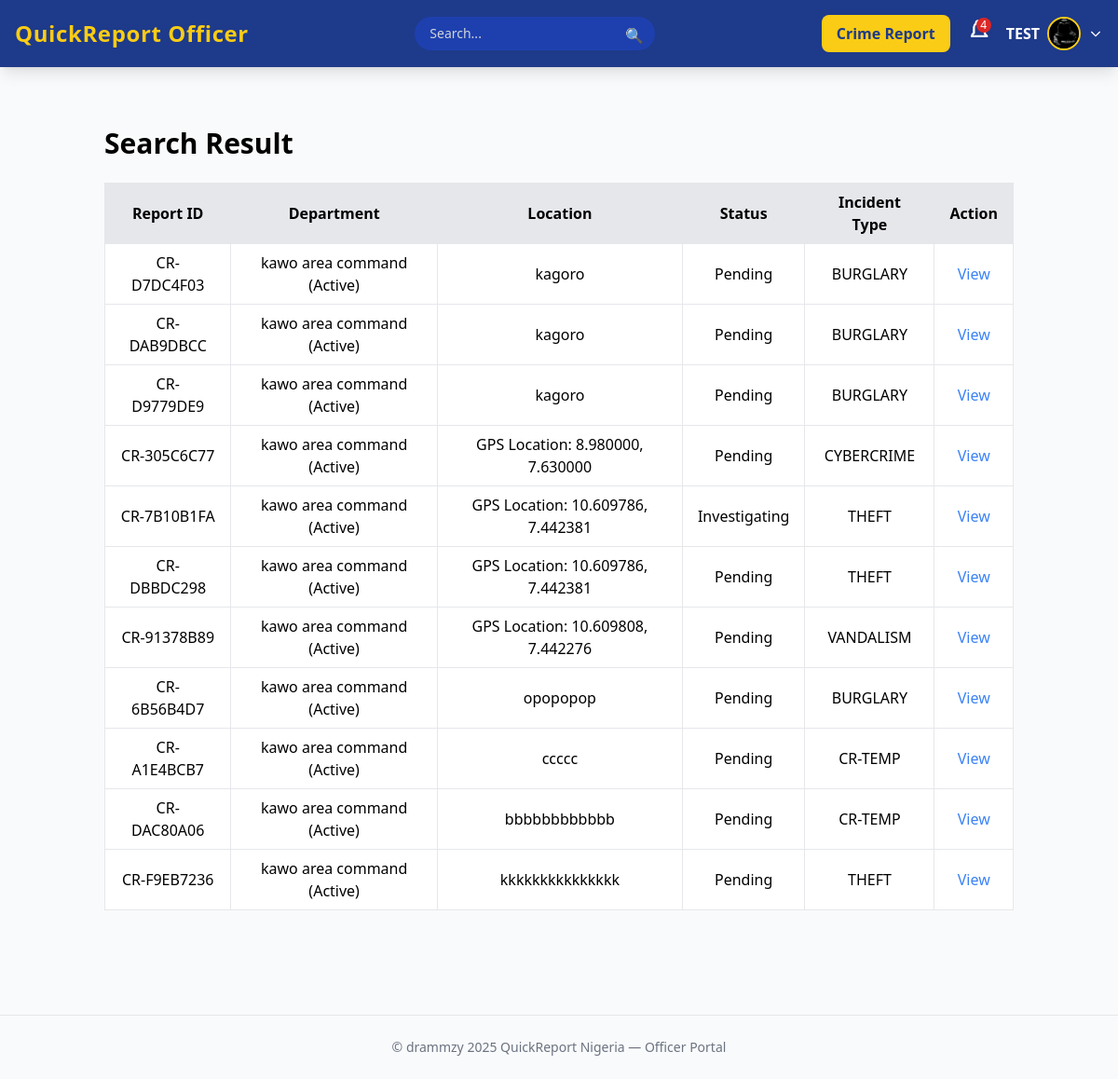
Page /search-report (signed in) on the committed database.
### crime_app/models.py (models this page shows, shortened)
class User(AbstractUser):
    ROLE_CHOICES = (
        ('admin', 'Super Admin'),
        ('officer', 'Officer'),
        ('citizen', 'Citizen'),
    )
    role = models.CharField(max_length=20, choices=ROLE_CHOICES, default='citizen')
    phone = models.CharField(max_length=20, blank=True, null=True)
    address = models.TextField(blank=True, null=True)
    is_active = models.BooleanField(default=True)

class Officer(models.Model):
    RANK_CHOICES = [
        ('ASP', 'Assistant Superintendent of Police'),
        ('DSP', 'Deputy Superintendent of Police'),
        ('SP', 'Superintendent of Police'),
        ('CSP', 'Chief Superintendent of Police'),
        ('ACP', 'Assistant Commissioner of Police'),
        ('DCP', 'Deputy Commissioner of Police'),
        ('CP', 'Commissioner of Police'),
    ]
    user = models.OneToOneField(User, on_delete=models.CASCADE)
    rank = models.CharField(max_length=50, choices=RANK_CHOICES)
    badge_number = models.CharField(max_length=30, unique=True)
    department = models.ForeignKey('Department', on_delete=models.SET_NULL, null=True, blank=True, related_name='officers')
    profile_picture = models.ImageField(upload_to='officers/', blank=True, null=True)
    on_duty = models.BooleanField(default=True)

class CrimeReport(models.Model):
    STATUS_CHOICES = (
        ('Pending', 'Pending'),
        ('Investigating', 'Investigating'),
        ('Resolved', 'Resolved'),
        ('Dismissed', 'Dismissed')
    )
    PRIORITY_CHOICES = (
        ('Low', 'Low'),
        ('Medium', 'Medium'),
        ('High', 'High'),
        ('Emergency', 'Emergency')
    )
    INCIDENT_TYPES = [
        ('CR-TEMP', 'CR-TEMP'),
        ('ASSAULT', 'Assault'),
        ('BURGLARY', 'Burglary'),
        ('THEFT', 'Theft'),
        ('ROBBERY', 'Robbery'),
        ('VANDALISM', 'Vandalism'),
        ('FRAUD', 'Fraud'),
        ('CYBERCRIME', 'Cyber Crime'),
        ('DRUG_OFFENSE', 'Drug Offense'),
        ('TRAFFIC_ACCIDENT', 'Traffic Accident'),
        ('DOMESTIC_VIOLENCE', 'Domestic Violence'),
        ('HARASSMENT', 'Harassment'),
        ('OTHER', 'Other'),
    ]
    report_id = models.CharField(max_length=12, unique=True, editable=False)
    reporter = models.ForeignKey(User, on_delete=models.SET_NULL, null=True, blank=True, related_name='reports')
    department = models.ForeignKey(Department, on_delete=models.SET_NULL, null=True, blank=True)
    title = models.CharField(max_length=200)
    description = models.TextField()
    location = models.CharField(max_length=255)
    latitude = models.FloatField(null=True, blank=True)
    longitude = models.FloatField(null=True, blank=True)
    incident_type = models.CharField(max_length=50, choices=INCIDENT_TYPES)
    priority = models.CharField(max_length=20, choices=PRIORITY_CHOICES, default='Medium')
    evidence_image = models.ImageField(upload_to='evidence/images/%Y/%m/%d/', null=True, blank=True)
    evidence_video = models.FileField(upload_to='evidence/videos/%Y/%m/%d/', null=True, blank=True)
    evidence_audio = models.FileField(upload_to='evidence/audio/%Y/%m/%d/', null=True, blank=True)
    date_reported = models.DateTimeField(auto_now_add=True)
    date_updated = models.DateTimeField(auto_now=True)
    status = models.CharField(max_length=20, choices=STATUS_CHOICES, default='Pending')
    class Meta:
        ordering = ['-date_reported']
        indexes = [
            models.Index(fields=['status', 'date_reported']),
            models.Index(fields=['reporter', 'date_reported']),
            models.Index(fields=['department', 'date_reported']),
        ]
        verbose_name = "Crime Report"
        verbose_name_plural = "Crime Reports"

class Department(models.Model):
    name = models.CharField(max_length=100, unique=True)
    location = models.CharField(max_length=150)
    contact_number = models.CharField(max_length=20, blank=True, null=True)
    established_date = models.DateField(blank=True, null=True)
    is_active = models.BooleanField(default=True)
    def __str__(self):
        return f"{self.name} ({'Active' if self.is_active else 'Suspended'})"

### crime_app/views.py (the view)
# urls.py: path('search-report', views.search_report, name="search-report"),
def search_report(request):
    if not hasattr(request.user, 'officer'):
        messages.error(request, "Only officers can access this page.")
        return redirect('my-login')
    officer = request.user.officer
    officer_dept = officer.department
    query = request.GET.get('q', '')
    results = []
    if query:
        results = CrimeReport.objects.filter(
            Q(department=officer_dept) & (
                Q(report_id__icontains=query) |
                Q(location__icontains=query) |
                Q(status__icontains=query) |
                Q(incident_type__icontains=query)
            )
        )
    else:
        results = CrimeReport.objects.filter(department=officer_dept)
    context = {
        'results': results,
        'query': query
    }
    return render(request, 'crime_app/officerPage/search-report.html', context)

### crime_app/context_processors.py (called while the page is built)
def officer_notifications(request):
    if request.user.is_authenticated and hasattr(request.user, 'officer'):
        officer = request.user.officer
        unread_count = officer.notifications.filter(is_read=False).count()
        recent_notifications = officer.notifications.order_by('-created_at')[:5]
    else:
        unread_count = 0
        recent_notifications = []
    return {
        'unread_count': unread_count,
        'recent_notifications': recent_notifications,
    }

### crime_app/templates/crime_app/officerPage/search-report.html
{% extends 'crime_app/officerPage/main.html' %}
{% load crispy_forms_tags %}
{% block content %}
<div class="container mx-auto p-6">
    <h1 class="text-3xl font-bold mb-6">Search Result</h1>
    {% if results %}
        <div class="overflow-x-auto">
            <table class="min-w-full bg-white border rounded shadow">
                <thead class="bg-gray-200">
                    <tr>
                        <th class="py-2 px-4 border">Report ID</th>
                        <th class="py-2 px-4 border">Department</th>
                        <th class="py-2 px-4 border">Location</th>
                        <th class="py-2 px-4 border">Status</th>
                        <th class="py-2 px-4 border">Incident Type</th>
                        <th class="py-2 px-4 border">Action</th>
                    </tr>
                </thead>
                <tbody  class="text-center">
                    {% for crime in results %}
                        <tr class="hover:bg-gray-100">
                            <td class="py-2 px-4 border">{{ crime.report_id }}</td>
                            <td class="py-2 px-4 border">{{ crime.department }}</td>
                            <td class="py-2 px-4 border">{{ crime.location }}</td>
                            <td class="py-2 px-4 border">{{ crime.status }}</td>
                            <td class="py-2 px-4 border">{{ crime.incident_type }}</td>
                            <td class="py-2 px-4 border text-blue-500"> <a href="">View</a> </td>
                        </tr>
                    {% endfor %}
                </tbody>
            </table>
        </div>
    {% else %}
        {% if query %}
            <p class="text-red-500 mt-4">No results found for "<strong>{{ query }}</strong>".</p>
        {% else %}
            <p class="text-gray-500 mt-4">Enter a search query to find crime reports.</p>
        {% endif %}
    {% endif %}
</div>
{% endblock %}

### crime_app/templates/crime_app/officerPage/main.html (shortened to what this page needs)
{% load static %}
<!DOCTYPE html>
<html lang="en">
<head>
  <script src="https://cdn.tailwindcss.com"></script>
</head>
<body class="bg-gray-50 font-sans antialiased">
  <header class="bg-blue-900 text-white shadow-lg fixed top-0 w-full z-50">
    <div class="max-w-7xl mx-auto px-4 py-4 flex justify-between items-center">
      <div class="flex items-center space-x-2">
        <h1 class="text-2xl text-yellow-400 font-bold tracking-wide">
          <a href="{% url 'officer-board' %}">QuickReport Officer</a>
        </h1>
      </div>
      <div class="relative">
        <form method="GET" action="{% url 'search-report' %}" class="relative w-full max-w-md mx-auto">
        <input
            type="text"
            name="q"
            placeholder="Search..."
            value="{{ request.GET.q }}"
            class="bg-blue-800 text-sm px-4 py-2 rounded-full focus:outline-none focus:ring-2 focus:ring-yellow-400 placeholder-gray-300 text-gray-100 w-full pr-10"
        >
        <button type="submit" class="absolute right-0 top-0 mt-2 mr-3 text-gray-400">
            🔍
        </button>
    </form>
      </div>
      <div class="flex items-center space-x-4">
        <a href="{% url 'add-report' %}" class="hidden md:inline-block bg-yellow-400 hover:bg-yellow-500 text-blue-900 px-4 py-2 rounded-lg font-semibold transition">
          Crime Report
        </a>
        <div class="relative">
          <button id="notifyBtn" class="relative focus:outline-none">
            {% if unread_count > 0 %}
              <span id="notificationCount" class="absolute top-0 right-0 bg-red-600 text-xs text-white rounded-full w-4 h-4 flex items-center justify-center">
                {{ unread_count }}
              </span>
            {% endif %}
          </button>
        </div>
        <div class="relative">
          <button id="profileBtn" class="flex items-center space-x-2 focus:outline-none">
            <span class="hidden md:inline font-semibold">{{ user.last_name|upper }}</span>
            {% if user.officer.profile_picture %}
              <img src="{{ user.officer.profile_picture.url }}" alt="Officer Photo"
                class="w-9 h-9 rounded-full border-2 border-yellow-400 object-cover">
            {% else %}
              <img src="{% static 'images/avatar.png' %}" alt="Officer" class="w-9 h-9 rounded-full border-2 border-yellow-400">
            {% endif %}
            <svg class="w-4 h-4" fill="none" stroke="currentColor" stroke-width="2" viewBox="0 0 24 24">
              <path d="M19 9l-7 7-7-7"></path>
            </svg>
          </button>
        </div>
      </div>
    </div>
  </header>
  <main class="max-w-7xl mx-auto px-6 pt-28 pb-10">
    {% block content %}
    {% endblock %}
  </main>
  <footer class="text-center text-sm text-gray-500 py-6 border-t mt-12">
    &copy;  drammzy 2025 QuickReport Nigeria — Officer Portal
  </footer>
</body>
</html>

### rows in the picture
User: last_name "TEST", officer.profile_picture (picture)
CrimeReport: report_id "CR-D7DC4F03", department "kawo area command (Active)", location "kagoro", status "Pending", incident_type "BURGLARY"
CrimeReport: report_id "CR-DAB9DBCC", department "kawo area command (Active)", location "kagoro", status "Pending", incident_type "BURGLARY"
CrimeReport: report_id "CR-D9779DE9", department "kawo area command (Active)", location "kagoro", status "Pending", incident_type "BURGLARY"
CrimeReport: report_id "CR-305C6C77", department "kawo area command (Active)", location "GPS Location: 8.980000, 7.630000", status "Pending", incident_type "CYBERCRIME"
CrimeReport: report_id "CR-7B10B1FA", department "kawo area command (Active)", location "GPS Location: 10.609786, 7.442381", status "Investigating", incident_type "THEFT"
CrimeReport: report_id "CR-DBBDC298", department "kawo area command (Active)", location "GPS Location: 10.609786, 7.442381", status "Pending", incident_type "THEFT"
CrimeReport: report_id "CR-91378B89", department "kawo area command (Active)", location "GPS Location: 10.609808, 7.442276", status "Pending", incident_type "VANDALISM"
CrimeReport: report_id "CR-6B56B4D7", department "kawo area command (Active)", location "opopopop", status "Pending", incident_type "BURGLARY"
CrimeReport: report_id "CR-A1E4BCB7", department "kawo area command (Active)", location "ccccc", status "Pending", incident_type "CR-TEMP"
CrimeReport: report_id "CR-DAC80A06", department "kawo area command (Active)", location "bbbbbbbbbbbb", status "Pending", incident_type "CR-TEMP"
CrimeReport: report_id "CR-F9EB7236", department "kawo area command (Active)", location "kkkkkkkkkkkkkkk", status "Pending", incident_type "THEFT"

### other values in the picture
{{ unread_count }} "4"
